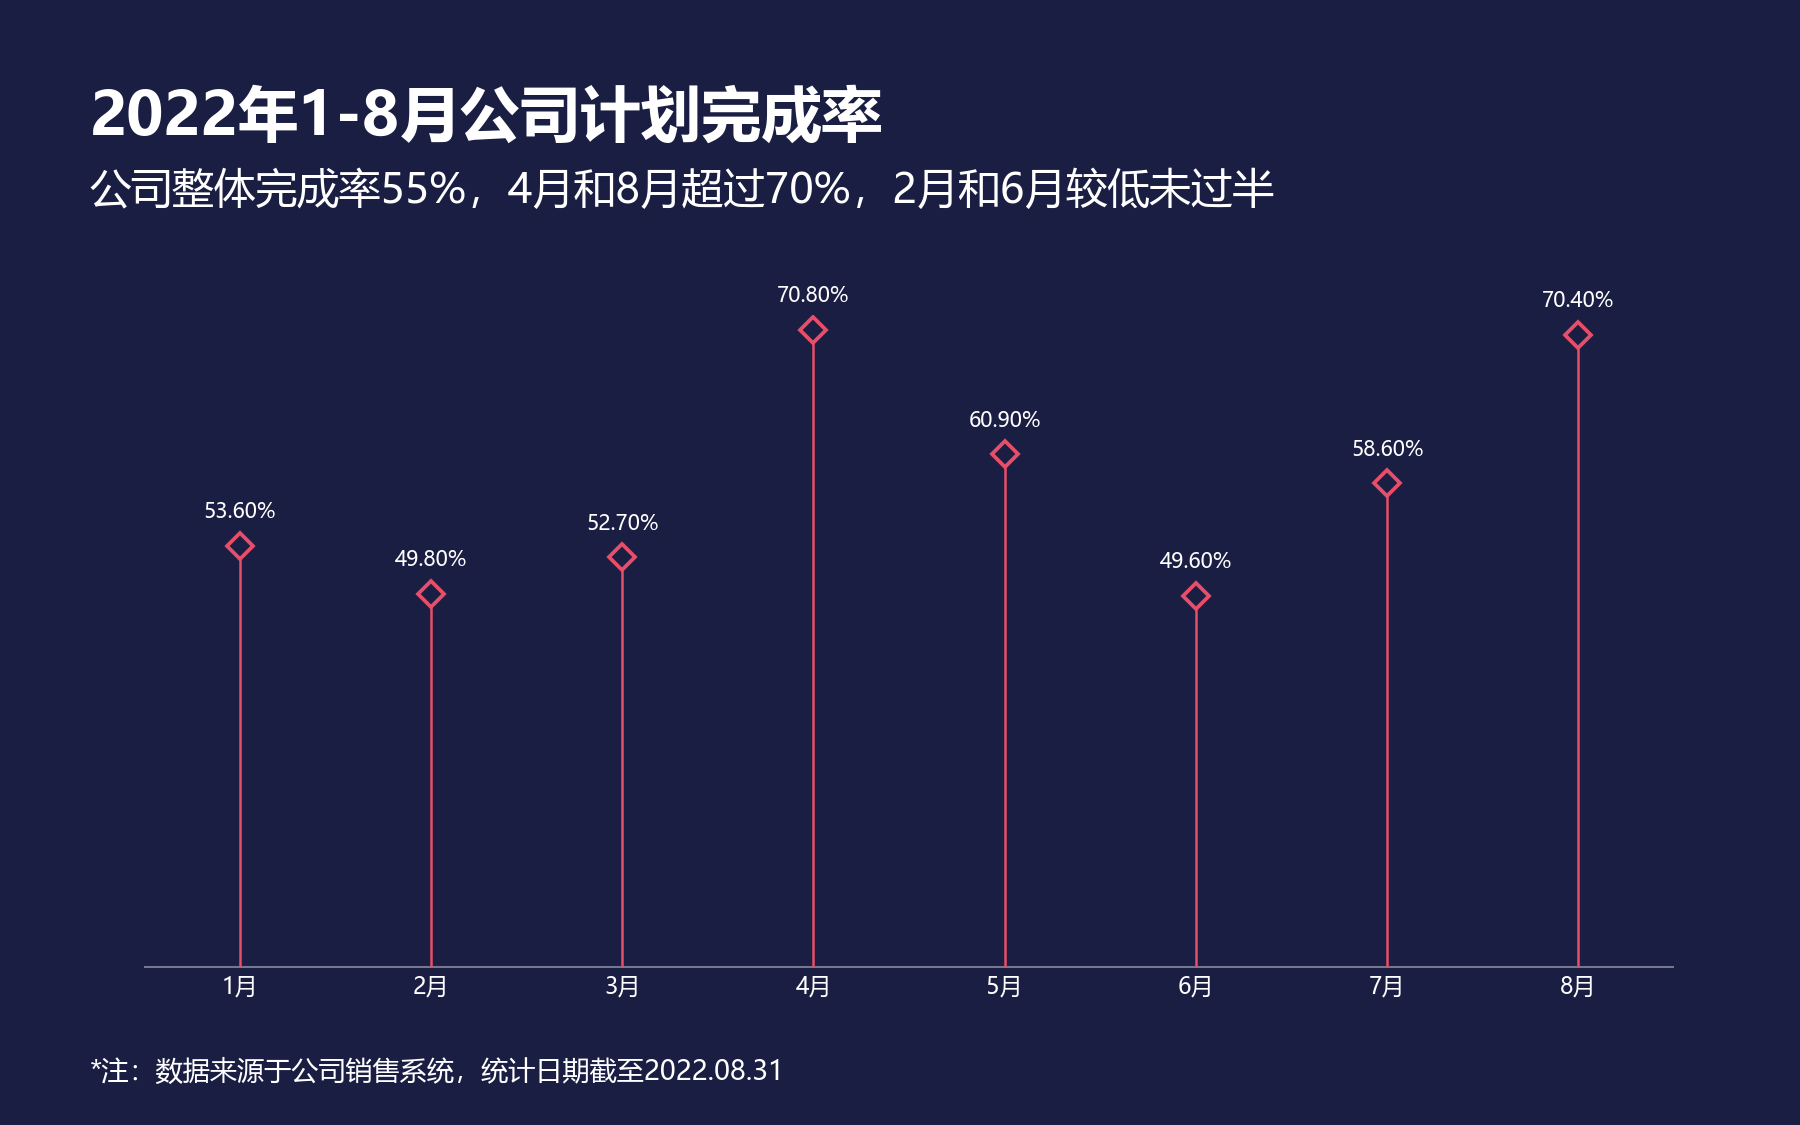

Source code (Python):
# -*- coding: utf-8 -*-
"""12 菱形走势图 (依据 Excel chart11.xml 精确复刻)"""
import matplotlib
matplotlib.use('Agg')
import matplotlib.pyplot as plt
import numpy as np

plt.rcParams['font.sans-serif'] = ['Microsoft YaHei', 'SimHei', 'Arial Unicode MS']
plt.rcParams['axes.unicode_minus'] = False

months = ['1月', '2月', '3月', '4月', '5月', '6月', '7月', '8月']
vals = [0.536, 0.498, 0.527, 0.708, 0.609, 0.496, 0.586, 0.704]

BG = '#1A1E43'
PINK = '#E74E69'

fig, ax = plt.subplots(figsize=(12, 7.5), facecolor=BG)
ax.set_facecolor(BG)
ax.set_position([0.08, 0.14, 0.85, 0.58])

x = np.arange(len(months))

# dropLines: 每个点垂直线到X轴(底部)
y_min = 0.2
for xi, vi in zip(x, vals):
    ax.plot([xi, xi], [y_min, vi], color=PINK, linewidth=1.2, zorder=1)

# 菱形标记 (深蓝填充, 粉红边框), 无连线
ax.plot(x, vals, linestyle='None', marker='D', markersize=9,
        markerfacecolor=BG, markeredgecolor=PINK, markeredgewidth=1.8, zorder=3)

# 数据标签 (顶部, 百分比, 白色)
for xi, vi in zip(x, vals):
    ax.text(xi, vi + 0.018, '%.2f%%' % (vi * 100), ha='center', va='bottom',
            color='white', fontsize=10, zorder=4)

# X轴
ax.set_xlim(-0.5, len(months) - 0.5)
ax.set_xticks(x)
ax.set_xticklabels(months, color='white', fontsize=11)
ax.tick_params(axis='x', length=0)

# Y轴隐藏
ax.set_ylim(y_min, 0.72)
ax.set_yticks([])
for spine in ax.spines.values():
    spine.set_visible(False)

# X轴底线
ax.axhline(y=y_min, color='white', linewidth=1, alpha=0.4, zorder=0)

# 标题/副标题/注释
label_x = 0.05
fig.text(label_x, 0.88, '2022年1-8月公司计划完成率', fontsize=29, fontweight='bold',
         color='white', ha='left')
fig.text(label_x, 0.82, '公司整体完成率55%，4月和8月超过70%，2月和6月较低未过半',
         fontsize=20, color='white', ha='left')
fig.text(label_x, 0.04, '*注：数据来源于公司销售系统，统计日期截至2022.08.31',
         fontsize=13, color='white', ha='left')

plt.savefig('12 菱形走势图.png', dpi=150, facecolor=BG)
print("已生成 12 菱形走势图.png")
